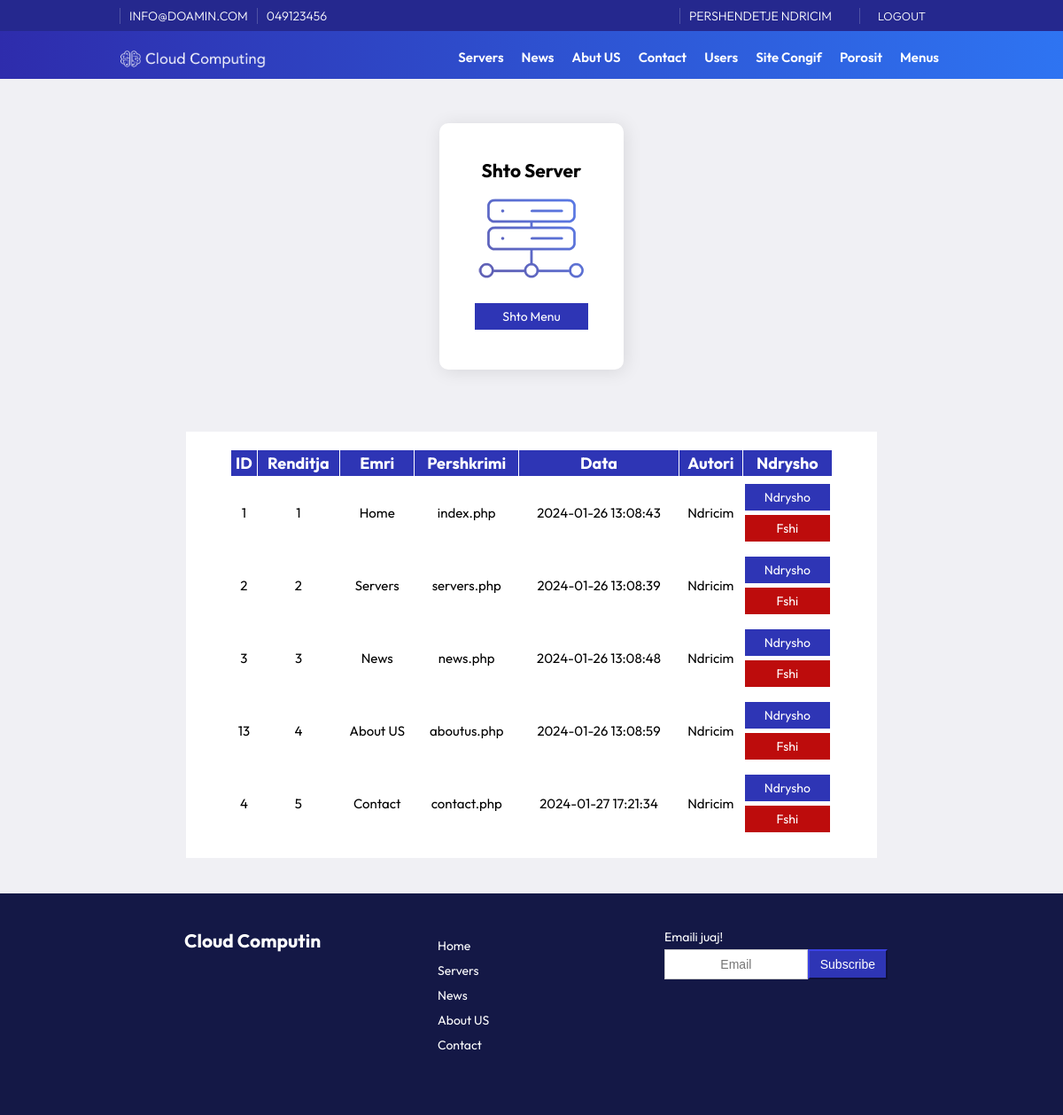
The app's page /admin/menu.php (signed in) with its own data.
### tables this page shows
CREATE TABLE `configs` (
  `id` int(11) NOT NULL,
  `emri` varchar(255) NOT NULL,
  `vlera` text NOT NULL
);

CREATE TABLE `users` (
  `id` int(11) NOT NULL,
  `emri` varchar(255) NOT NULL,
  `mbiemri` varchar(255) NOT NULL,
  `username` varchar(255) NOT NULL,
  `password` varchar(255) NOT NULL,
  `email` varchar(255) NOT NULL,
  `role` varchar(50) NOT NULL,
  `kycja` text NOT NULL
);

CREATE TABLE `menu` (
  `id` int(11) NOT NULL,
  `Emri` varchar(255) NOT NULL,
  `vlera` varchar(255) NOT NULL,
  `renditja` int(11) NOT NULL,
  `autori` varchar(255) NOT NULL,
  `Data` datetime NOT NULL DEFAULT current_timestamp() ON UPDATE current_timestamp()
);

### assets/config/config.php (called while the page is built, shortened)
<?php
class Database {
    private $host = "localhost";
    private $username = "root";
    private $password = "";
    private $database = "CloudComputing";
    public function __construct() {
        $this->conn = new mysqli($this->host, $this->username, $this->password, $this->database);
    }
}
?>

### assets/config/functions.php (called while the page is built, shortened)
<?php
include_once 'config.php';
$db = new Database();
class SiteConfigs {
    private $db;
    public function __construct($db) {
        $this->db = $db;
    }
    public function readConfig($emri) {
        $defaultValue = 'Not Available';
        $query = "SELECT vlera FROM configs WHERE emri = '$emri' LIMIT 1";
        $result = $this->db->conn->query($query);
        if ($result->num_rows > 0) {
            $configs = $result->fetch_assoc();
            return $configs['vlera'];
        }
        return $defaultValue;
    }
}
$configs = new SiteConfigs($db);
?>

### assets/config/user.php (called while the page is built, shortened)
<?php
class User {
    private $db;
    public function __construct($db) {
        $this->db = $db;
    }
    public function checkUserRole($id) {
        $query = "SELECT role FROM users WHERE id = $id";
        $result = $this->db->conn->query($query);
        if ($result->num_rows > 0) {
            $user = $result->fetch_assoc();
            return $user['role'];
        }
        return false;
    }
        public function readEmri($emri, $id) {
            $query = "SELECT $emri FROM users WHERE id = $id";
            $result = $this->db->conn->query($query);
            if ($result->num_rows > 0) {
                $user = $result->fetch_assoc();
                return $user[$emri];
            }
            return false;
        }
}
?>

### assets/config/menu.php (called while the page is built, shortened)
<?php
class Menu {
    private $db;
    public function __construct($db) {
        $this->db = $db;
    }
    public function readAllMenu() {
        $query = "SELECT * FROM menu ORDER BY renditja ASC";
        $result = $this->db->conn->query($query);
        return $result->fetch_all(MYSQLI_ASSOC);
    }
}
?>

### admin/menu.php (the view, shortened to what this page needs)
<?php
include_once '../assets/config/config.php';
include_once '../assets/config/functions.php';
include_once '../assets/config/menu.php';
include_once '../assets/config/user.php';
$db = new Database();
$menu = new Menu($db);
$allMenu = $menu->readAllMenu();
?>
<!DOCTYPE html>
<html lang="en">
<head>
    <link rel="stylesheet" href="../assets/css/style.css">
    <link rel="stylesheet" href="https://cdnjs.cloudflare.com/ajax/libs/font-awesome/4.7.0/css/font-awesome.min.css">
</head>
<body>
    <div class="container front-page">
        <?php include "header.php" ?>
        <div class="feature">
            <div class="featurediv width65">
                <div class="featureitem">
                <h2>Shto Server</h2>
                    <img src="../assets/imgs/icon1.png" alt="">
                    <a class="btn btn-block btn-mir" href="menu_post.php">Shto Menu</a>
                </div>
            </div>
        </div>
        <div class="articels width65">
            <div class="table-wrapper">
                <table class="serverat">
                    <thead>
                        <tr>
                            <th>ID</th>
                            <th>Renditja</th>
                            <th>Emri</th>
                            <th>Pershkrimi</th>
                            <th>Data</th>
                            <th>Autori</th>
                            <th>Ndrysho</th>
                        </tr>
                    </thead>
                    <tbody>
                        <?php foreach ($allMenu as $menu): ?>
                        <tr>
                            <td><?php echo $menu['id']; ?></td>
                            <td><?php echo $menu['renditja']; ?></td>
                            <td><?php echo $menu['Emri']; ?></td>
                            <td><?php echo $menu['vlera']; ?></td>
                            <td><?php echo $menu['Data']; ?></td>
                            <td><?php echo $menu['autori']; ?></td>
                            <td>
                                <a class="btn btn-mir" href="menu_update.php?id=<?php echo $menu['id']; ?>">Ndrysho</a>
                                <a class="btn btn-keq" href="delete_menu.php?id=<?php echo $menu['id']; ?>">Fshi</a>
                            </td>
                        </tr>
                        <?php endforeach; ?>
                </table>
            </div>
        </div>
        <?php include "../footer.php" ?>
    </div>
</body>
</html>

### admin/header.php (shortened to what this page needs)
<?php
$db = new Database();
$menu = new Menu($db);
$allMenu = $menu->readAllMenu();
if (isset($_SESSION['user_id'])) {
$user = new User($db);
} else {
};
?>
   <header>
            <div class="topnav">
                <div class="container width80">
                    <div class="topnavl">
                        <div class="topbarw">
                            <p><?php echo $configs->readConfig('email');?></p><p><?php echo $configs->readConfig('telefoni');?></p>
                        </div>
                    </div>
                    <div class="topnavr">
                        <div class="topbarw">
                                <?php
                                    if (isset($_SESSION['user_id'])) {
                                        $user_id = $_SESSION['user_id'];
                                        $user_role = $user->checkUserRole($user_id);
                                        $emri = '<p>Pershendetje ' .$user->readEmri('emri',$user_id) .'<p>';
                                        $logout = '<p><a href="' . $configs->readConfig('url') . '/logout.php">Logout</a></p>';
                                        if ($user_role === 'admin') {
                                            echo $emri ;
                                            echo $logout;
                                        } elseif ($user_role === 'user') {
                                            echo $emri ;
                                            echo $logout;
                                        } else {
                                            echo '<p><a href="' . $configs->readConfig('url') . '/login.php">Login</a></p>';
                                            echo '<p><a href="' . $configs->readConfig('url') . '/login.php">Register</a></p>';
                                        }
                                    }else {
                                        echo '<p><a href="' . $configs->readConfig('url') . '/login.php">Login</a></p>';
                                        echo '<p><a href="' . $configs->readConfig('url') . '/login.php">Register</a></p>';
                                    }
                                ?>
                        </div>
                    </div>
                </div>
            </div>
            <div class="width80">
                <div class="logo"><a href="<?php echo $configs->readConfig('url'); ?>"><img src="<?php echo $configs->readConfig('imgurl');?>/logow.png" /></a></div>
                <div class="nav" id="navid">
                    <ul>
                        <?php
                            if (isset($_SESSION['user_id'])) {
                                $user_id = $_SESSION['user_id'];
                                $user_role = $user->checkUserRole($user_id);
                                if ($user_role === 'admin') {
                                echo '<li><a href="'. $configs->readConfig('url').'admin/servers.php">Servers</a></li>
                                <li><a href="'. $configs->readConfig('url').'admin/news.php">News</a></li>
                                <li><a href="'. $configs->readConfig('url').'admin/faqet.php">Abut US</a></li>
                                <li><a href="'. $configs->readConfig('url').'admin/contacts.php">Contact</a></li>
                                <li><a href="'. $configs->readConfig('url').'admin/users.php">Users</a></li>
                                <li><a href="'. $configs->readConfig('url').'admin/siteconfig.php">Site Congif</a></li>
                                <li><a href="'. $configs->readConfig('url').'admin/porosit.php">Porosit</a></li>
                                <li><a href="'. $configs->readConfig('url').'/admin/menu.php">Menus</a></li>
                                <a href="javascript:void(0);" class="icon" onclick="navrespons()">
                                <i class="fa fa-bars"></i>
                            </a>';
                                } else {
                                }
                            }
                        ?>
                    </ul>
                </div>
            </div>
        </header>

### footer.php (shortened to what this page needs)
<footer>
    <div class="footeri width80">
        <div class="footerleft">
            <h2><a href="<?php echo $configs->readConfig('url'); ?>">Cloud Computin</a></h2>
        </div>
        <div class="footercenter">
            <ul>
                <?php foreach ($allMenu as $menu): ?>
                    <li><a href="<?php echo $configs->readConfig('url'); echo $menu['vlera']; ?>"><?php echo $menu['Emri']; ?></a></li>
                <?php endforeach; ?>
            </ul>
        </div>
        <div class="footerright">
            <p>Emaili juaj!</p>
            <div class="subs">
                <input class="form-control btn flex" type="email" placeholder="Email">
                <button class="btn btn-mir flex1">Subscribe</button>
            </div>
        </div>
    </div>
</footer>

### assets/css/style.css (style rules this page uses)
*, *:before, *:after { margin: 0; padding: 0; box-sizing: border-box; --title-font: "Outfit", Helvetica, Arial, sans-serif; --body-font: "Outfit", Helvetica, Arial, sans-serif; }
body, html { font-size: 14px; width: 100%; height: 100%; background: #F0F0F4; }
ul li a, a, body, span, text { font-family: "Outfit", Helvetica, Arial, sans-serif; }
header ul > li { list-style: none; float: left; margin: 10px 10px auto; }
.container { margin: auto; width: 100%; }
.width80 { width: 80%; margin: auto; }
.width65 { width: 65%; margin: auto; }
header { background-image: linear-gradient(to right, #2E2CAC, #2E74F2); color: #fff; }
.topnav { margin: auto; height:35px; background-color: #25288e; padding: 5px 0 5px 0; }
.topnavl { float:left; }
.topnavr { float: right; }
.topbarw { font-size: 13px; display: flex; padding: 4px 15px; font-weight: 300; }
.topnav p { text-transform: uppercase; font-size: 14px; margin: auto; border-left: solid 1px rgba(255, 255, 255, .2); padding: 0 10px 0 10px; }
.topnavr a { text-decoration: none; color: #fff; font-size: 14px; padding: 0 10px 0 10px; }
.topnav span, .topnav a { text-transform: uppercase; font-size: 13px; margin: 5px auto; }
.logo { margin: 10px 0 0 0; }
.logo img { width: 200px; float: left; }
.nav { float: right; margin: 0 10px ; }
.nav li a { text-decoration: none; color: #fff; font-size:15px; font-weight: 600; }
.feature { margin: 50px 0 50px 0; width: 100%; }
.featurediv { display: flex; flex-wrap: nowrap; justify-content: center; }
.featureitem { margin: 0 20px 20px 20px; padding: 40px; background: #ffffff; background-size: auto; overflow: hidden; position: relative; border-radius: 10px; -webkit-border-radius: 10px; -moz-border-radius: 10px; -webkit-box-shadow: 2px 2px 20px 0px rgba(0, 0, 0, 0.1); -moz-box-shadow: 2px 2px 20px 0px rgba(0, 0, 0, 0.1); box-shadow: 2px 2px 20px 0px rgba(0, 0, 0, 0.1); text-align: center; }
.featureitem img { max-width: 128px; max-height: 128px; }
.front-page { width: 100%; }
.articels { display: flex; flex-wrap: wrap; align-content: space-between; margin:auto; padding: 20px 50px 20px 50px; background-color: white; }
.articels a { list-style: none; text-decoration: none; }
.form-control { display: block; width: 100%; height: 34px; padding: 6px 12px; font-size: 14px; border: 1px solid #ccc; }
.btn { font-size: 14px; font-weight: 400; text-align: center; border: 1px solid #000 transparent; padding: 6px 12px; margin: 5px auto 5px auto; box-shadow: none !important; display: block; }
.btn-block { display: block; width: 100%; }
.btn-mir { color: #fff; text-decoration:none; background-color: #2e35b5; border-color: #25298f; }
.btn-keq { color: #fff; text-decoration:none; background-color: #bd0c0c; border-color: #790303; }
footer { height: auto; padding: 20px; background: #141846; margin: 40px 0 0 0; }
footer ul > li, footer a { list-style: none; margin: 10px 10px auto; text-decoration: none; color: #FFF; }
.footeri { display: flex; flex-wrap: wrap; justify-content: space-between; margin:auto; padding: 20px 50px 20px 50px; color: #fff; }
.footerleft, .footercenter, .footerright { width: 33%; flex-grow: 1; padding: 0 12px 0 12px; margin-bottom:30px; }
.subs { display: flex; flex-wrap: wrap; }
.flex { flex: 1; float: left; }
.flex1 { flex: 0; float: left; }
.table-wrapper { width: 100%; overflow-x: auto; }
table.serverat { width: 100%; height: 200px; text-align: center; border-collapse: collapse; }
table.serverat td, table.serverat th { border: 1px solid #FFFFFF; padding: 3px 2px; }
table.serverat tbody td { font-size: 15px; }
table.serverat thead { background: #2E35B5; }
table.serverat thead th { font-size: 18px; font-weight: bold; color: #FFFFFF; text-align: center; }

### records on screen
configs: vlera "INFO@DOAMIN.COM"
configs: vlera "049123456"
users: emri "NDRICIM"
configs: vlera (picture)
menu: id "1", renditja "1", Emri "Home", vlera "index.php", Data "2024-01-26 13:08:43", autori "Ndricim"
menu: id "2", renditja "2", Emri "Servers", vlera "servers.php", Data "2024-01-26 13:08:39", autori "Ndricim"
menu: id "3", renditja "3", Emri "News", vlera "news.php", Data "2024-01-26 13:08:48", autori "Ndricim"
menu: id "13", renditja "4", Emri "About US", vlera "aboutus.php", Data "2024-01-26 13:08:59", autori "Ndricim"
menu: id "4", renditja "5", Emri "Contact", vlera "contact.php", Data "2024-01-27 17:21:34", autori "Ndricim"
